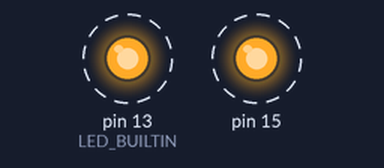
Simulated run of this sketch. Board: Arduino Uno, built with avr-gcc and run on an emulated ATmega328P. Shown: output pins drawn as LEDs (lit = HIGH). Dashed ring = blinking.

Above: at 0.05 s.
Timing chart, 0 to 3.0 s (numbered marks = the images above):
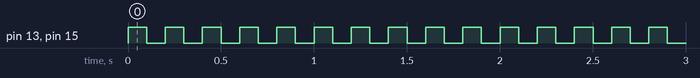

Measured:
- by itself, pin 13 (LED_BUILTIN), pin 15: alternates HIGH for 0.10 s and LOW for 0.10 s

The sketch:

pico-blink.ino
```cpp
void setup() {
  pinMode(LED_BUILTIN, OUTPUT);
  pinMode(15, OUTPUT);
}

void loop() {
  digitalWrite(LED_BUILTIN, HIGH);
  digitalWrite(15, HIGH);
  delay(100);
  digitalWrite(LED_BUILTIN, LOW);
  digitalWrite(15, LOW);
  delay(100);
}
```
